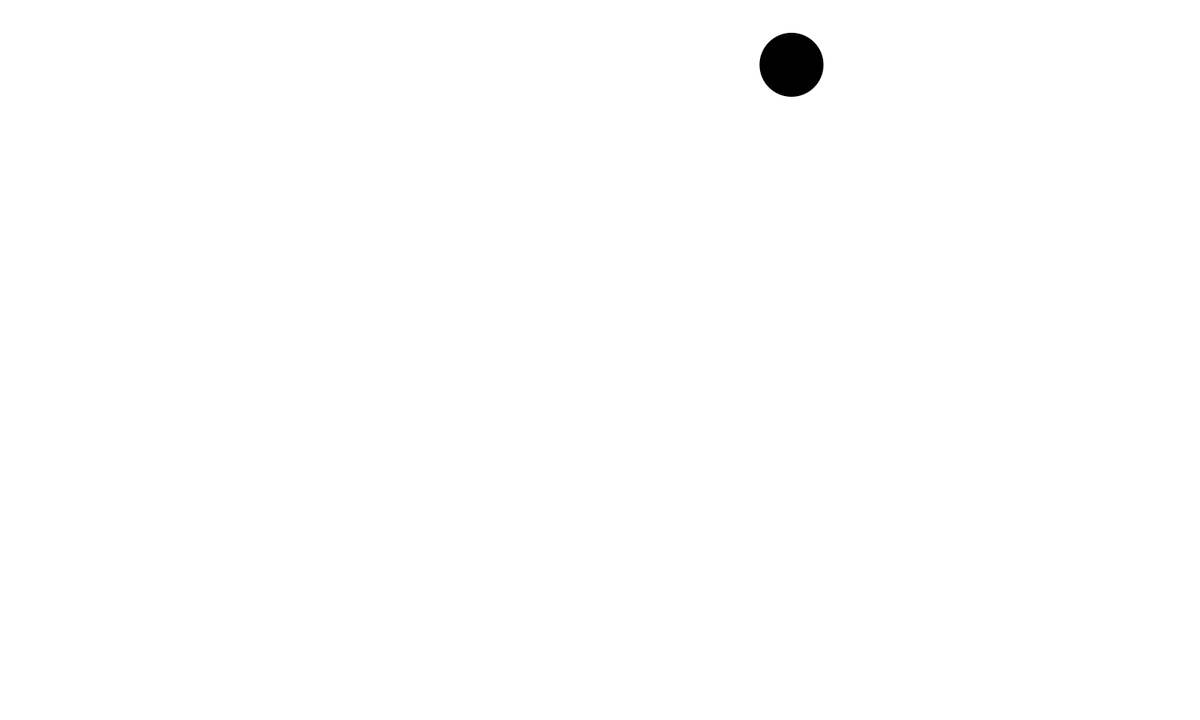
Frame 1 (no input)
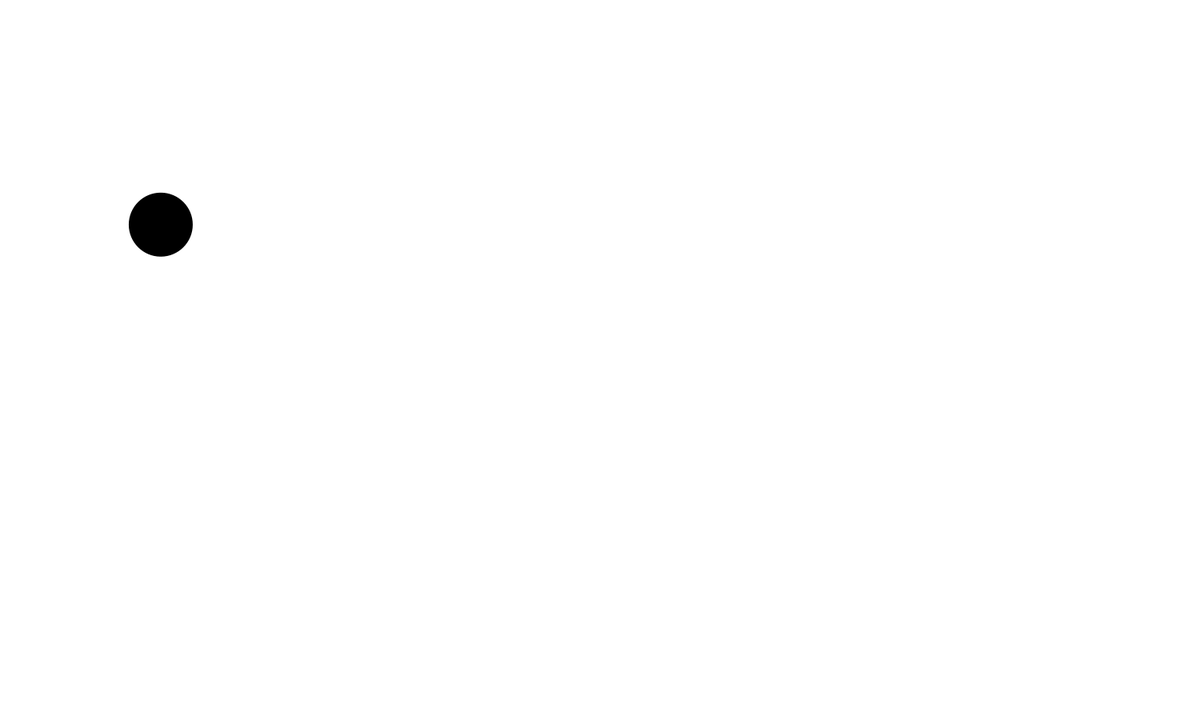
Frame 60 (the mouse pressed at the canvas centre just before this capture)
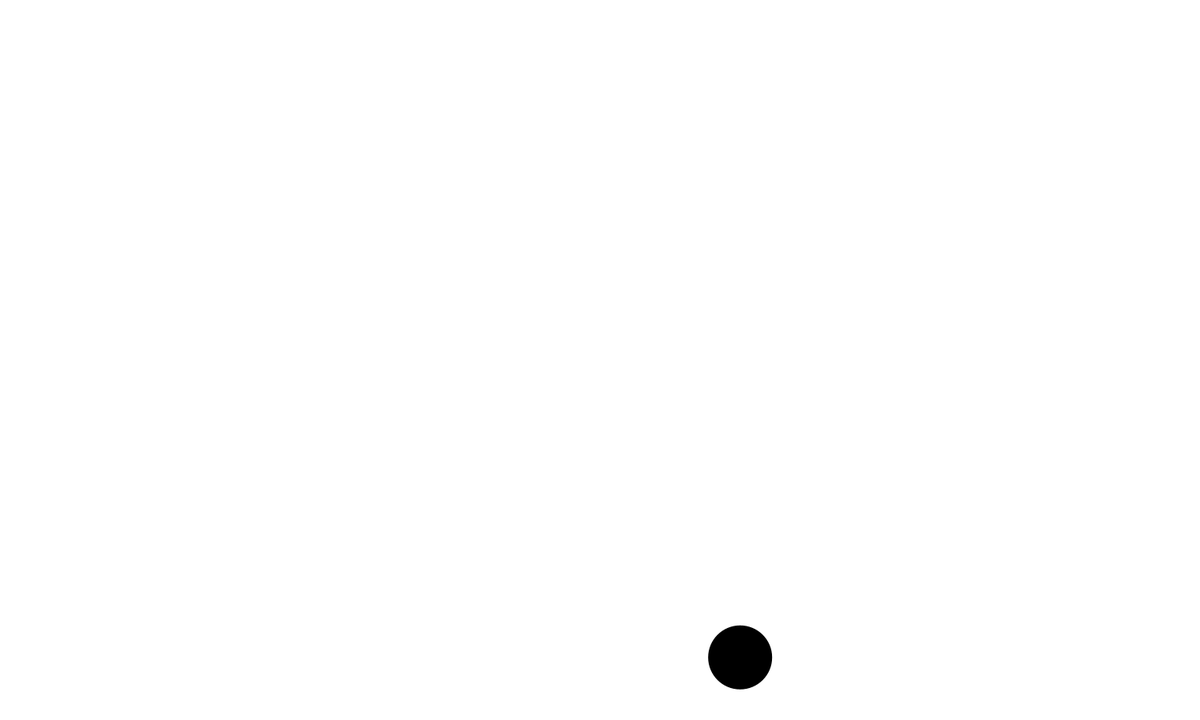
Frame 120 (the mouse held since frame 60 and released just before this capture)

The Processing sketch that drew these frames (run headless with seeded random() and noise(); from frame 60 on, the mouse is pressed at the canvas centre):

// Processing sketch: gravite
// ── gravite.pde
gratity ball;
float r=80;
void setup()
{
  size(1500,900);
  fill(0);
  ball=new gratity(); 
  fill(0);
  noStroke();
  smooth();
}
  void draw()
{
    background(255);
    ball.location_deal();
    ball.gratity_deal();
    ball.show();
    
}
// ── gratity.pde
class gratity
{
  PVector speed;
  PVector gratity=new PVector(0,0.98);
  PVector location;
  PVector wind;
  PVector jspeed;
  gratity ()
  {
    location=new PVector(990,80);
    speed=new PVector(0,0);
    
  }
  
  void location_deal()
  {
   if(location.y>859)
   {
     location.y=859;
   speed.y*=-1;
   }
   if(location.x<40)
   {
     location.x=40;
     speed.x*=-1;
   }
   if(location.x>1459)
   {
     location.x=1459;
     speed.x*=-1;
   }
  }
  
  void gratity_deal()
  {
    wind=new PVector(-noise(0,0.05),0);
    jspeed=PVector.add(gratity,wind);
    speed.add(jspeed);
    location.add(speed);
  }
  void show()
  {
    ellipse(location.x,location.y,r,r);
  }
}
